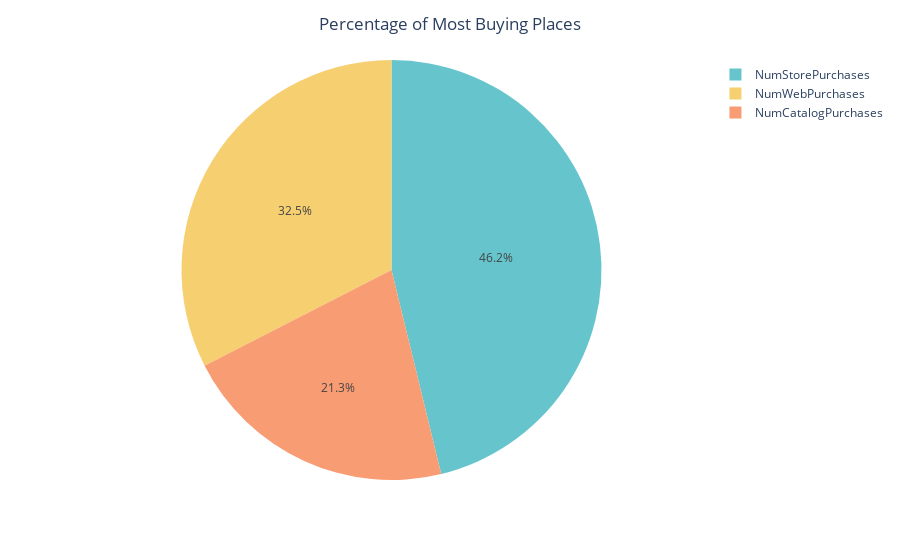

The code cell stored with this chart in its notebook:
### Markdown cell above
**Analisis berdasarkan Tempat Pembelian**

### Code cell
places = df[['NumWebPurchases', 'NumCatalogPurchases', 'NumStorePurchases']].sum(axis=0) / len(df)

pie_chart = px.pie(
    values = places.values,
    names = places.index,
    color_discrete_sequence = px.colors.qualitative.Pastel)

pie_chart.update_layout(title_text='Percentage of Most Buying Places', title_x = 0.5)

### Figure 1 — Plotly figure (JSON) as saved in the notebook; plotly's stock layout.template omitted (floating-point values rounded to 4 significant figures)
{"data": [{"domain": {"x": [0, 1], "y": [0, 1]}, "hovertemplate": "label=%{label}<br>value=%{value}<extra></extra>", "labels": ["NumWebPurchases", "NumCatalogPurchases", "NumStorePurchases"], "legendgroup": "", "name": "", "showlegend": true, "type": "pie", "values": [4.086, 2.672, 5.802]}], "layout": {"legend": {"tracegroupgap": 0}, "margin": {"t": 60}, "piecolorway": ["rgb(102, 197, 204)", "rgb(246, 207, 113)", "rgb(248, 156, 116)", "rgb(220, 176, 242)", "rgb(135, 197, 95)", "rgb(158, 185, 243)", "rgb(254, 136, 177)", "rgb(201, 219, 116)", "rgb(139, 224, 164)", "rgb(180, 151, 231)", "rgb(179, 179, 179)"], "title": {"text": "Percentage of Most Buying Places", "x": 0.5}}}
